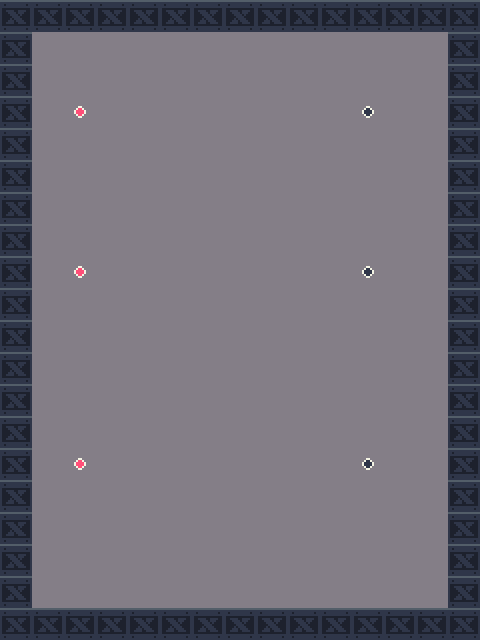

Below is a game level as drawn by its tile map, then a one-line description and the .tmx file that defines it, in full:
An orthogonal 15x20 tile map with 32x32 px tiles, 2 tile layers (Backgroud, Tile Layer 1), 2 tilesets.

<map version="1.10" tiledversion="1.10.1" orientation="orthogonal" renderorder="right-down" width="15" height="20" tilewidth="32" tileheight="32" infinite="0" nextlayerid="3" nextobjectid="1">
 <tileset firstgid="1" name="industrial.v2Big" tilewidth="32" tileheight="32" tilecount="1024" columns="32">
  <image source="industrial.v2Big.png" trans="000000" width="1024" height="1024" />
 </tileset>
 <tileset firstgid="1025" name="spriteBKG" tilewidth="32" tileheight="32" tilecount="1" columns="1">
  <image source="../TiledStuff/spriteBKG.png" trans="000000" width="32" height="32" />
 </tileset>
 <layer id="2" name="Backgroud" width="15" height="20">
  <data encoding="csv">
1025,1025,1025,1025,1025,1025,1025,1025,1025,1025,1025,1025,1025,1025,1025,
1025,1025,1025,1025,1025,1025,1025,1025,1025,1025,1025,1025,1025,1025,1025,
1025,1025,1025,1025,1025,1025,1025,1025,1025,1025,1025,1025,1025,1025,1025,
1025,1025,1025,1025,1025,1025,1025,1025,1025,1025,1025,1025,1025,1025,1025,
1025,1025,1025,1025,1025,1025,1025,1025,1025,1025,1025,1025,1025,1025,1025,
1025,1025,1025,1025,1025,1025,1025,1025,1025,1025,1025,1025,1025,1025,1025,
1025,1025,1025,1025,1025,1025,1025,1025,1025,1025,1025,1025,1025,1025,1025,
1025,1025,1025,1025,1025,1025,1025,1025,1025,1025,1025,1025,1025,1025,1025,
1025,1025,1025,1025,1025,1025,1025,1025,1025,1025,1025,1025,1025,1025,1025,
1025,1025,1025,1025,1025,1025,1025,1025,1025,1025,1025,1025,1025,1025,1025,
1025,1025,1025,1025,1025,1025,1025,1025,1025,1025,1025,1025,1025,1025,1025,
1025,1025,1025,1025,1025,1025,1025,1025,1025,1025,1025,1025,1025,1025,1025,
1025,1025,1025,1025,1025,1025,1025,1025,1025,1025,1025,1025,1025,1025,1025,
1025,1025,1025,1025,1025,1025,1025,1025,1025,1025,1025,1025,1025,1025,1025,
1025,1025,1025,1025,1025,1025,1025,1025,1025,1025,1025,1025,1025,1025,1025,
1025,1025,1025,1025,1025,1025,1025,1025,1025,1025,1025,1025,1025,1025,1025,
1025,1025,1025,1025,1025,1025,1025,1025,1025,1025,1025,1025,1025,1025,1025,
1025,1025,1025,1025,1025,1025,1025,1025,1025,1025,1025,1025,1025,1025,1025,
1025,1025,1025,1025,1025,1025,1025,1025,1025,1025,1025,1025,1025,1025,1025,
1025,1025,1025,1025,1025,1025,1025,1025,1025,1025,1025,1025,1025,1025,1025
</data>
 </layer>
 <layer id="1" name="Tile Layer 1" width="15" height="20">
  <data encoding="csv">
6,6,6,6,6,6,6,6,6,6,6,6,6,6,6,
6,0,0,0,0,0,0,0,0,0,0,0,0,0,6,
6,0,0,0,0,0,0,0,0,0,0,0,0,0,6,
6,0,330,0,0,0,0,0,0,0,0,329,0,0,6,
6,0,0,0,0,0,0,0,0,0,0,0,0,0,6,
6,0,0,0,0,0,0,0,0,0,0,0,0,0,6,
6,0,0,0,0,0,0,0,0,0,0,0,0,0,6,
6,0,0,0,0,0,0,0,0,0,0,0,0,0,6,
6,0,330,0,0,0,0,0,0,0,0,329,0,0,6,
6,0,0,0,0,0,0,0,0,0,0,0,0,0,6,
6,0,0,0,0,0,0,0,0,0,0,0,0,0,6,
6,0,0,0,0,0,0,0,0,0,0,0,0,0,6,
6,0,0,0,0,0,0,0,0,0,0,0,0,0,6,
6,0,0,0,0,0,0,0,0,0,0,0,0,0,6,
6,0,330,0,0,0,0,0,0,0,0,329,0,0,6,
6,0,0,0,0,0,0,0,0,0,0,0,0,0,6,
6,0,0,0,0,0,0,0,0,0,0,0,0,0,6,
6,0,0,0,0,0,0,0,0,0,0,0,0,0,6,
6,0,0,0,0,0,0,0,0,0,0,0,0,0,6,
6,6,6,6,6,6,6,6,6,6,6,6,6,6,6
</data>
 </layer>
</map>
